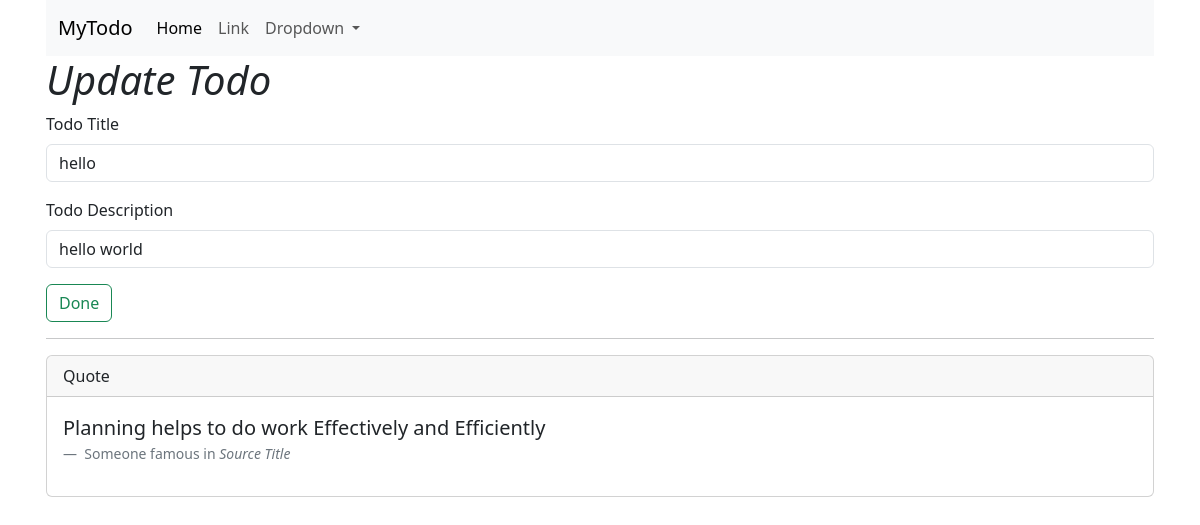
The page /update/1 on the database as committed earlier.
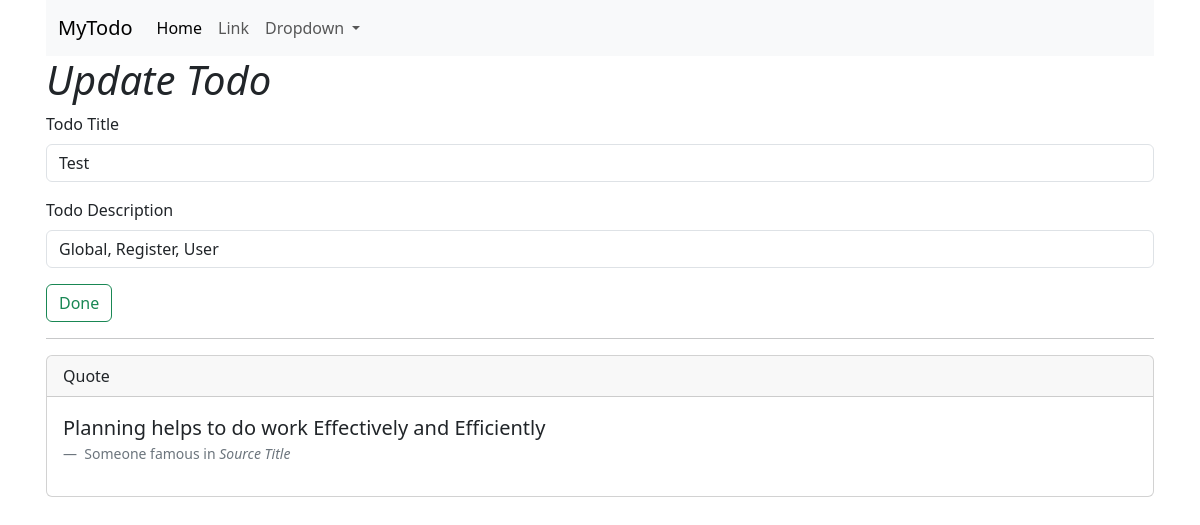
The same page on the database as committed later.
### harry.py (models this page shows)
class Note(db.Model):
    sno = db.Column(db.Integer,primary_key=True)
    id = db.Column(db.Integer,default=0)
    title = db.Column(db.String(50),nullable=False)
    desp = db.Column(db.String(200),nullable=False)
    date = db.Column(db.Date,default=date.today)

### harry.py (the view, shortened to what this page needs)
@app.route("/update/<int:sno>",methods=["POST","GET"])
def update(sno):
    todo = Note.query.filter_by(sno=sno).first()
    return render_template("update.html",todo=todo)

### templates/update.html (shortened to what this page needs)
<!doctype html>
<html lang="en">
<head>
    <link href="https://cdn.jsdelivr.net/npm/bootstrap@5.3.7/dist/css/bootstrap.min.css" rel="stylesheet"
>
</head>
<header>
    <nav class="navbar navbar-expand-lg bg-body-tertiary">
        <div class="container-fluid">
            <a class="navbar-brand" href="/">MyTodo</a>
            <div class="collapse navbar-collapse" id="navbarSupportedContent">
                <ul class="navbar-nav me-auto mb-2 mb-lg-0">
                    <li class="nav-item">
                        <a class="nav-link active" aria-current="page" href="#">Home</a>
                    </li>
                    <li class="nav-item">
                        <a class="nav-link" href="#">Link</a>
                    </li>
                    <li class="nav-item dropdown">
                        <a class="nav-link dropdown-toggle" href="#" role="button" data-bs-toggle="dropdown"
                            aria-expanded="false">
                            Dropdown
                        </a>
                    </li>
                </ul>
            </div>
        </div>
    </nav>
</header>
<body  class="container px-3">
    <h1><i>Update Todo</i></h1>
    <form action="/update/{{todo.sno}}" method="post">
        <div class="mb-3">
            <label for="title" class="form-label">Todo Title</label>
            <input type="text" class="form-control" id="title" name="title" value="{{todo.title}}">
        </div>
        <div class="mb-3">
            <label for="desp" class="form-label">Todo Description</label>
            <input type="text" class="form-control" id="desp" name="desp" value="{{todo.desp}}">
        </div>
        <button type="submit" class="btn btn-outline-success">Done</button>
    </form>
    <hr>
</body>
<footer>
    <div class="card">
        <div class="card-header">
            Quote
        </div>
        <div class="card-body">
            <figure>
                <blockquote class="blockquote">
                    <p>Planning helps to do work Effectively and Efficiently</p>
                </blockquote>
                <figcaption class="blockquote-footer">
                    Someone famous in <cite title="Source Title">Source Title</cite>
                </figcaption>
            </figure>
        </div>
    </div>
</footer>
</html>

Rows that differ between the two databases and show on the page:
changed Note: title "hello" → "Test"; desp "hello world" → "Global, Register, User"
